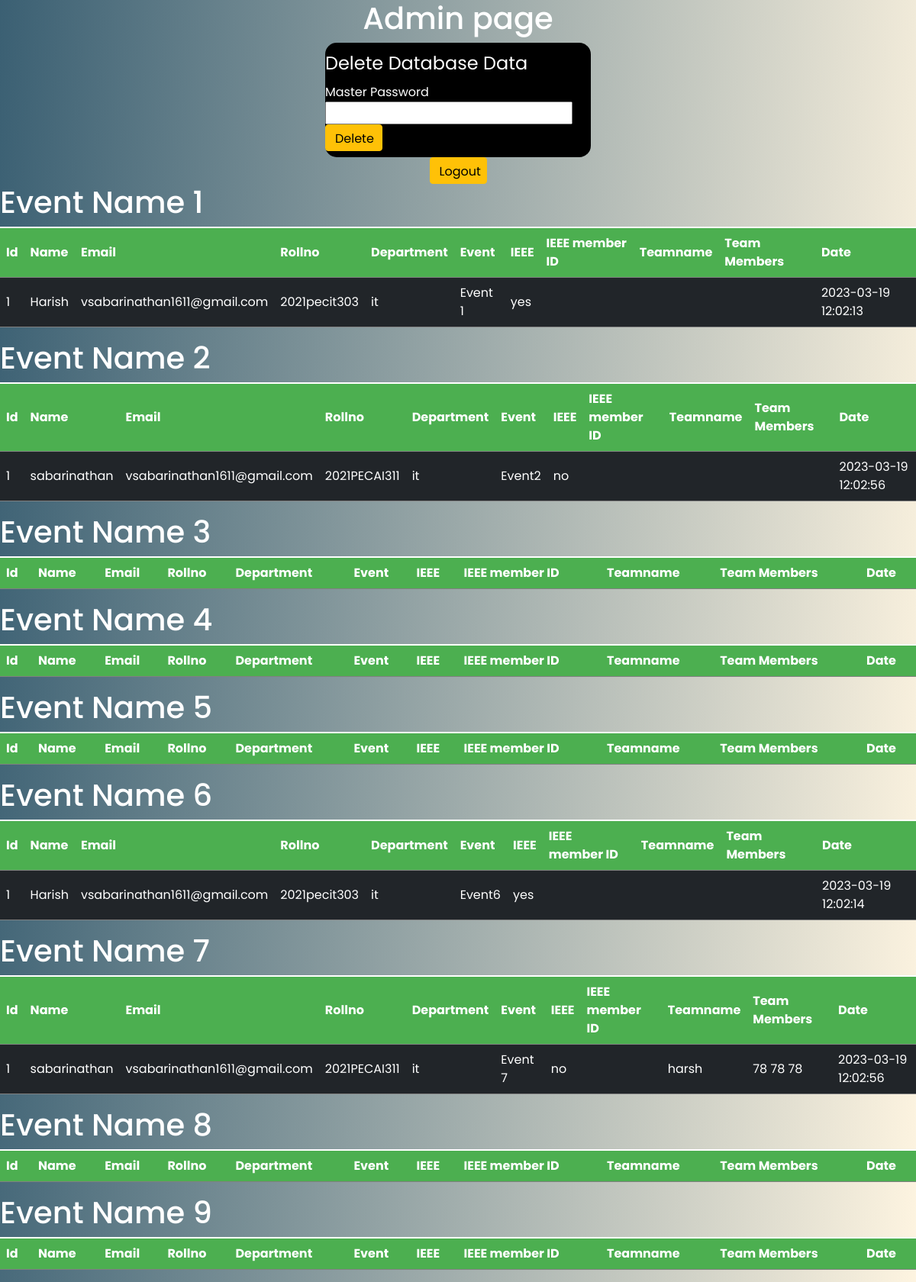
The page /admin (signed in) on the database its author committed.
### website/models.py (models this page shows)
class Event1(db.Model):
    id = db.Column(db.Integer, primary_key=True)
    name=db.Column(db.String(100))
    email = db.Column(db.String(150))
    rollno=db.Column(db.String(100),unique=True)
    dept=db.Column(db.String(100))
    ieee=db.Column(db.String(10))
    event=db.Column(db.String(100))
    teamname=db.Column(db.String(500))
    team_members=db.Column(db.String(500))
    date = db.Column(db.DateTime(timezone=True), default=func.now())

class Event2(db.Model):
    id = db.Column(db.Integer, primary_key=True)
    name=db.Column(db.String(100))
    email = db.Column(db.String(150))
    rollno=db.Column(db.String(100),unique=True)
    dept=db.Column(db.String(100))
    ieee=db.Column(db.String(10))
    event=db.Column(db.String(100))
    teamname=db.Column(db.String(500))
    team_members=db.Column(db.String(500))
    date = db.Column(db.DateTime(timezone=True), default=func.now())

class Event6(db.Model):
    id = db.Column(db.Integer, primary_key=True)
    name=db.Column(db.String(100))
    email = db.Column(db.String(150))
    rollno=db.Column(db.String(100),unique=True)
    dept=db.Column(db.String(100))
    ieee=db.Column(db.String(10))
    event=db.Column(db.String(100))
    teamname=db.Column(db.String(500))
    team_members=db.Column(db.String(500))
    date = db.Column(db.DateTime(timezone=True), default=func.now())

class Event7(db.Model):
    id = db.Column(db.Integer, primary_key=True)
    name=db.Column(db.String(100))
    email = db.Column(db.String(150))
    rollno=db.Column(db.String(100),unique=True)
    dept=db.Column(db.String(100))
    ieee=db.Column(db.String(10))
    event=db.Column(db.String(100))
    teamname=db.Column(db.String(500))
    team_members=db.Column(db.String(500))
    date = db.Column(db.DateTime(timezone=True), default=func.now())

### website/views.py (the view)
@views.route('/admin', methods=['GET', 'POST'])
@login_required
def admin():
    if (current_user.admin == True):
        event1 = Event1.query.order_by(Event1.date)
        event2 = Event2.query.order_by(Event2.date)
        event3 = Event3.query.order_by(Event3.date)
        event4 = Event4.query.order_by(Event4.date)
        event5 = Event5.query.order_by(Event5.date)
        event6 = Event6.query.order_by(Event6.date)
        event7 = Event7.query.order_by(Event7.date)
        event8 = Event8.query.order_by(Event8.date)
        event9 = Event9.query.order_by(Event9.date)
    else:
        return redirect(url_for('auth.login'))
    return render_template("admin.html", event1=event1, event2=event2, event3=event3, event4=event4, event5=event5, event6=event6, event7=event7, event8=event8, event9=event9)

### website/templates/admin.html (shortened to what this page needs)
<!DOCTYPE html>
<html lang="en">
<head>
    <link
  rel="stylesheet"
  href="https://cdnjs.cloudflare.com/ajax/libs/font-awesome/6.0.0-beta3/css/all.min.css"
/>
<link rel="stylesheet" href="/static/css/admin.css">
<link href="https://cdn.jsdelivr.net/npm/bootstrap@5.1.3/dist/css/bootstrap.min.css" rel="stylesheet"
integrity="sha384-1BmE4kWBq78iYhFldvKuhfTAU6auU8tT94WrHftjDbrCEXSU1oBoqyl2QvZ6jIW3">
</head>
<body>
  <h1>Admin page</h1>
<div class="top">
   <legend>Delete Database Data</legend>
  <form method="post" action="{{url_for('views.delete')}}">
    <label for="password">Master Password</label>
    <input name="pass" type="password">
    <button class="btn btn-warning" type="submit">Delete</button>
  </form>
</div>
<a class="btn btn-warning" href="{{url_for('auth.logout')}}">Logout</a>
<div class="table table-dark table-striped">
    <h1>Event Name 1</h1>
    <table>
      <tr>
        <th>Id</th>
        <th>Name</th>
        <th>Email</th>
        <th>Rollno</th>
        <th>Department</th>
        <th>Event</th>
        <th>IEEE</th>
        <th>IEEE member ID</th>
        <th>Teamname</th>
        <th>Team Members</th>
        <th>Date</th>
      </tr>
      <tbody>
        {% for event1 in event1 %}
        <tr>
          <td>{{event1.id}}</td>
          <td>{{event1.name}}</td>
          <td>{{event1.email}}</td>
          <td>{{event1.rollno}}</td>
          <td>{{event1.dept}}</td>
          <td>{{event1.event}}</td>
          <td>{{event1.ieee}}</td>
          <td>{{event1.i3emid}}</td>
          <td>{{event1.teamname}}</td>
          <td>{{event1.team_members}}</td>
          <td>{{event1.date}}</td>
        </tr>
        {%endfor%}
      </tbody>
    </table>
</div>
<div class="table table-dark table-striped">
  <h1>Event Name 2</h1>
  <table>
    <tr>
      <th>Id</th>
      <th>Name</th>
      <th>Email</th>
      <th>Rollno</th>
      <th>Department</th>
      <th>Event</th>
      <th>IEEE</th>
      <th>IEEE member ID</th>
      <th>Teamname</th>
      <th>Team Members</th>
      <th>Date</th>
    </tr>
    <tbody>
      {% for event2 in event2 %}
      <tr>
        <td>{{event2.id}}</td>
        <td>{{event2.name}}</td>
        <td>{{event2.email}}</td>
        <td>{{event2.rollno}}</td>
        <td>{{event2.dept}}</td>
        <td>{{event2.event}}</td>
        <td>{{event2.ieee}}</td>
        <td>{{event2.i3emid}}</td>
        <td>{{event2.teamname}}</td>
        <td>{{event2.team_members}}</td>
        <td>{{event2.date}}</td>
      </tr>
      {%endfor%}
    </tbody>
  </table>
</div>
<div class="table table-dark table-striped">
  <h1>Event Name 3</h1>
  <table>
    <tr>
      <th>Id</th>
      <th>Name</th>
      <th>Email</th>
      <th>Rollno</th>
      <th>Department</th>
      <th>Event</th>
      <th>IEEE</th>
      <th>IEEE member ID</th>
      <th>Teamname</th>
      <th>Team Members</th>
      <th>Date</th>
    </tr>
  </table>
</div>
<div class="table table-dark table-striped">
  <h1>Event Name 4</h1>
  <table>
    <tr>
      <th>Id</th>
      <th>Name</th>
      <th>Email</th>
      <th>Rollno</th>
      <th>Department</th>
      <th>Event</th>
      <th>IEEE</th>
      <th>IEEE member ID</th>
      <th>Teamname</th>
      <th>Team Members</th>
      <th>Date</th>
    </tr>
  </table>
</div>
<div class="table table-dark table-striped">
  <h1>Event Name 5</h1>
  <table>
    <tr>
      <th>Id</th>
      <th>Name</th>
      <th>Email</th>
      <th>Rollno</th>
      <th>Department</th>
      <th>Event</th>
      <th>IEEE</th>
      <th>IEEE member ID</th>
      <th>Teamname</th>
      <th>Team Members</th>
      <th>Date</th>
    </tr>
  </table>
</div>
<div class="table table-dark table-striped">
  <h1>Event Name 6</h1>
  <table>
    <tr>
      <th>Id</th>
      <th>Name</th>
      <th>Email</th>
      <th>Rollno</th>
      <th>Department</th>
      <th>Event</th>
      <th>IEEE</th>
      <th>IEEE member ID</th>
      <th>Teamname</th>
      <th>Team Members</th>
      <th>Date</th>
    </tr>
    <tbody>
      {% for event6 in event6 %}
      <tr>
        <td>{{event6.id}}</td>
        <td>{{event6.name}}</td>
        <td>{{event6.email}}</td>
        <td>{{event6.rollno}}</td>
        <td>{{event6.dept}}</td>
        <td>{{event6.event}}</td>
        <td>{{event6.ieee}}</td>
        <td>{{event6.i3emid}}</td>
        <td>{{event6.teamname}}</td>
        <td>{{event6.team_members}}</td>
        <td>{{event6.date}}</td>
      </tr>
      {%endfor%}
    </tbody>
  </table>
</div>
<div class="table table-dark table-striped">
  <h1>Event Name 7</h1>
  <table>
    <tr>
      <th>Id</th>
      <th>Name</th>
      <th>Email</th>
      <th>Rollno</th>
      <th>Department</th>
      <th>Event</th>
      <th>IEEE</th>
      <th>IEEE member ID</th>
      <th>Teamname</th>
      <th>Team Members</th>
      <th>Date</th>
    </tr>
    <tbody>
      {% for event7 in event7 %}
      <tr>
        <td>{{event7.id}}</td>
        <td>{{event7.name}}</td>
        <td>{{event7.email}}</td>
        <td>{{event7.rollno}}</td>
        <td>{{event7.dept}}</td>
        <td>{{event7.event}}</td>
        <td>{{event7.ieee}}</td>
        <td>{{event7.i3emid}}</td>
        <td>{{event7.teamname}}</td>
        <td>{{event7.team_members}}</td>
        <td>{{event7.date}}</td>
      </tr>
      {%endfor%}
    </tbody>
  </table>
</div>
<div class="table table-dark table-striped">
  <h1>Event Name 8</h1>
  <table>
    <tr>
      <th>Id</th>
      <th>Name</th>
      <th>Email</th>
      <th>Rollno</th>
      <th>Department</th>
      <th>Event</th>
      <th>IEEE</th>
      <th>IEEE member ID</th>
      <th>Teamname</th>
      <th>Team Members</th>
      <th>Date</th>
    </tr>
  </table>
</div>
<div class="table table-dark table-striped">
  <h1>Event Name 9</h1>
  <table>
    <tr>
      <th>Id</th>
      <th>Name</th>
      <th>Email</th>
      <th>Rollno</th>
      <th>Department</th>
      <th>Event</th>
      <th>IEEE</th>
      <th>IEEE member ID</th>
      <th>Teamname</th>
      <th>Team Members</th>
      <th>Date</th>
    </tr>
  </table>
</div>
</body>
</html>

### website/static/css/admin.css (style rules this page uses)
* { margin: 0; box-sizing: border-box; font-family: 'Poppins', sans-serif; }
body { background: linear-gradient(273deg, #fdf0d5ba, #003049c4); display: flex; flex-direction: column; flex-wrap: wrap; align-content: center; align-items: center; }
a { width: 35px; height: 25px; color: black; background-color: aqua; }
h1 { color: #fff; font-size: 20px; }
.btn-warning { color: #000; background-color: #ffc107; border-color: #ffc107; width: 75px; height: 35px; }
.top { width: 29%; color: #fff; height: 150px; display: flex; flex-wrap: wrap; background: #000; border-radius: 15px; align-content: center; justify-content: center; align-items: center; }
table { border-collapse: collapse; width: 100%; }
th, td { text-align: left; padding: 8px; }
th { background-color: #4caf50; color: white; }

### rows shown on the page
Event1: id "1", name "Harish", email "vsabarinathan1611@gmail.com", rollno "2021pecit303", dept "it", event "Event 1", ieee "yes", date "2023-03-19 12:02:13"
Event2: id "1", name "sabarinathan", email "vsabarinathan1611@gmail.com", rollno "2021PECAI311", dept "it", event "Event2", ieee "no", date "2023-03-19 12:02:56"
Event6: id "1", name "Harish", email "vsabarinathan1611@gmail.com", rollno "2021pecit303", dept "it", event "Event6", ieee "yes", date "2023-03-19 12:02:14"
Event7: id "1", name "sabarinathan", email "vsabarinathan1611@gmail.com", rollno "2021PECAI311", dept "it", event "Event 7", ieee "no", teamname "harsh", team_members "78 78 78", date "2023-03-19 12:02:56"
